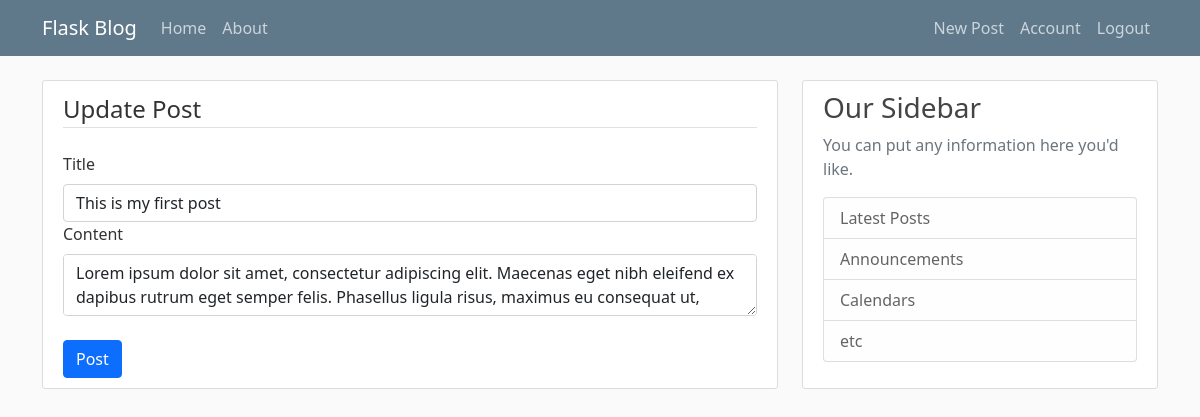
The app's page /post/3/update (signed in), older data.
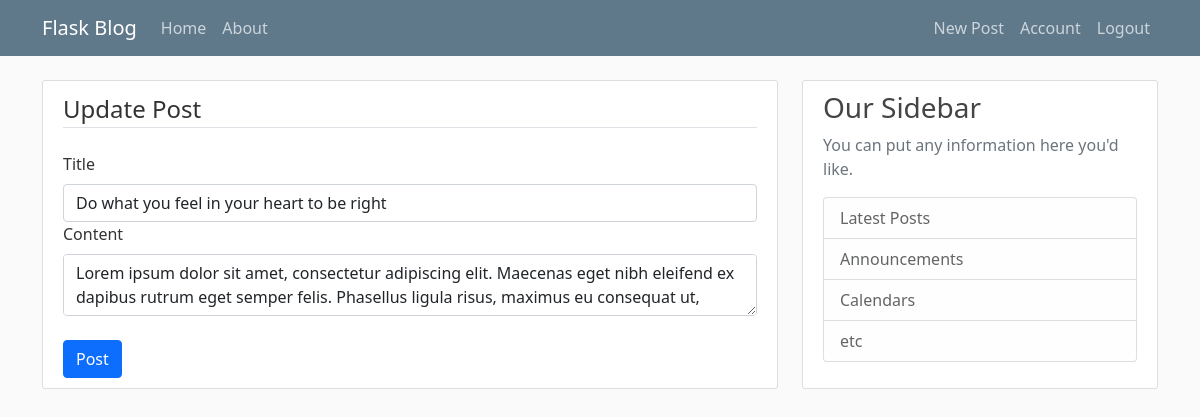
The same page, newer data.
### flaskblog/models.py (models this page shows, shortened)
class Post(db.Model):
    id = db.Column(db.Integer, primary_key=True)
    title = db.Column(db.String(100),nullable=False)
    date_posted = db.Column(db.DateTime,nullable=False,default=datetime.utcnow)
    content = db.Column(db.Text,nullable=False)
    user_id = db.Column(db.Integer,db.ForeignKey('user.id'),nullable=False)

### flaskblog/routes.py (the view)
@app.route("/post/<int:post_id>/update",methods=['GET','POST'])
@login_required
def update_post(post_id):
    post = Post.query.get_or_404(post_id)
    if post.author != current_user:
        abort(403)
    form = PostForm()
    if form.validate_on_submit():
        post.title = form.title.data
        post.content = form.content.data
        db.session.commit()
        flash(f'Your post has been updated!','success')
        return redirect(url_for('post',post_id=post.id))
    elif request.method == 'GET':
        form.content.data = post.content
        form.title.data = post.title
    return render_template('create_post.html',title='Update post',form=form,legend ='Update Post')

### flaskblog/forms.py
class PostForm(FlaskForm):
	title = StringField('Title',validators=[DataRequired()])
	content = TextAreaField('Content',validators=[DataRequired()])
	submit = SubmitField('Post')

### flaskblog/models.py (called while the page is built)
@login_manager.user_loader
def load_user(user_id):
    return User.query.get(int(user_id))

### flaskblog/templates/create_post.html (shortened to what this page needs)
{%extends "layout.html"%}
{%block content%}
	<div class="content-section">
		<form method="POST" action="">
			<fieldset class="form-group">
				<legend class="border-bottom mb-4">{{legend}}</legend>
				<div class="form-group">
					{{ form.title.label(class="form-label") }}
					{% if form.title.errors %}
						{{ form.title(class="form-control is-invalid") }}
						<div class="invalid-feedback">
							{% for error in form.title.errors%}
								<span>{{error}}</span>
							{%endfor%}
						</div>
					{%else%}
						{{ form.title(class="form-control") }}
					{% endif%}
				</div>
				<div class="form-group">
					{{ form.content.label(class="form-label") }}
					{% if form.content.errors %}
						{{ form.content(class="form-control is-invalid") }}
						<div class="invalid-feedback">
							{% for error in form.content.errors%}
								<span>{{error}}</span>
							{%endfor%}
						</div>
					{%else%}
						{{ form.content(class="form-control") }}
					{% endif%}
				</div>
			</fieldset>
			<br>
			<div class="form-group">
					{{ form.submit(class="btn btn-primary")}}
			</div>
		</form>
	</div>
{%endblock content%}

Row changes from the older to the newer data that the page shows:
changed Post: title "This is my first post" → "Do what you feel in your heart to be right"
